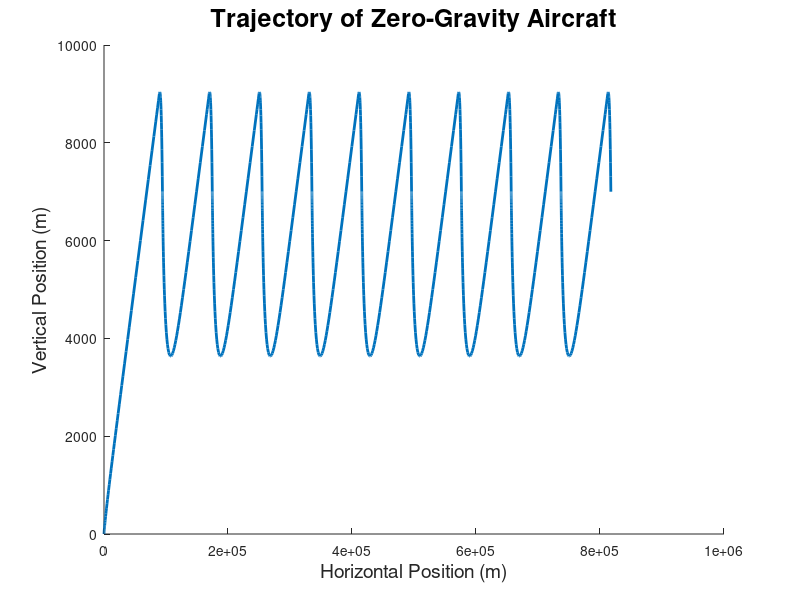

Write MATLAB code to recreate this figure.
function plane()
% Modeling a Boeing 727

    g = 9.81;       % acceleration due to gravity (m/s^2)
    m = 65000;      % mass of airplane (kg)
    rho = 1.3;      % density of air (kg/m^3)
    A = 330;        % cross-sectional area of plane (m^2)
    C_l = 0.56;     % coefficient of lift (dimensionless)
    C_D = 0.6;      % coefficient of drag (dimensionless)
    
    F_thrust = 1000000;
    
    initial_pos = [0, 0];
    initial_vel = [40, 10];
    
    options = odeset('events', @events);
    options2 = odeset('events', @events2);
    
    [TIME, Y] = ode45(@thrust_on, [0, 2000], [initial_pos, initial_vel], options);
    t = TIME(end) - TIME(1);
    [TIME, Y_2] = ode45(@thrust_off, [2000, 4000], [Y(end, 1), Y(end, 2), Y(end, 3), Y(end, 4)], options2);
    
    Y = [Y; Y_2];
    
    %disp(Y);
    
    for i = 2:10
        [TIME, Y_2] = ode45(@thrust_on, [2000*i, 2000*(i+1)], [Y(end, 1), Y(end, 2), Y(end, 3), Y(end, 4)], options);
        Y = [Y; Y_2];
        t = t + (TIME(end) - TIME(1));
        [TIME, Y_2] = ode45(@thrust_off, [2000*(i+1), 2000*(i+2)], [Y(end, 1), Y(end, 2), Y(end, 3), Y(end, 4)], options2);
        Y = [Y; Y_2];
    end

    hold on;
    disp(t);
    plot(Y(:,1), Y(:,2), 'LineWidth', 2);
    %plot(Y_2(:,1), Y_2(:,2));
    %axis([0, 2e4, 0, 10000]);
    xlabel('Horizontal Position (m)', 'FontSize', 14);
    ylabel('Vertical Position (m)', 'FontSize', 14);
    title('Trajectory of Zero-Gravity Aircraft', 'FontSize', 18);

    function res = thrust_on(t, W)
        P = W(1:2);
        V = W(3:4);
        
        v = norm(V);
        v_hat = V / v;
        s_hat = fliplr(v_hat);
        
        %disp(t);
        %disp(F_thrust);
        %hold on;
        %plot(t, F_thrust, 'o');
        
        dPdt = V;
        dVdt = [0; -g] + ([F_thrust*cos(pi/4);F_thrust*cos(pi/4)]/m) + ((rho*A*v^2) / (2*m)) * (C_l*s_hat - C_D*v_hat);
        
        res = [dPdt; dVdt];
    end
    
    function res = thrust_off(t, W)
        P = W(1:2);
        V = W(3:4);
        
        v = norm(V);
        v_hat = V / v;
        s_hat = fliplr(v_hat);
        
        %disp(t);
        %disp(F_thrust);
        %hold on;
        %plot(t, F_thrust, 'o');
        
        dPdt = V;
        dVdt = [0; -g] + ([0; 0]/m) + ((rho*A*v^2) / (2*m)) * (C_l*s_hat - C_D*v_hat);
        
        res = [dPdt; dVdt];
    end

    function [value, isterminal,direction] = events(t, W) % kill thrust when height is increasing
        %value = W(2) - 9756;
        value = W(2) - 9000;
        direction = 1;
        isterminal = 1;
    end

    function [value, isterminal, direction] = events2(t, W) % when plane is too close to ground terminate
        value = W(2) - 7000;
        
        direction = -1;
        isterminal = 1;
    end

end
